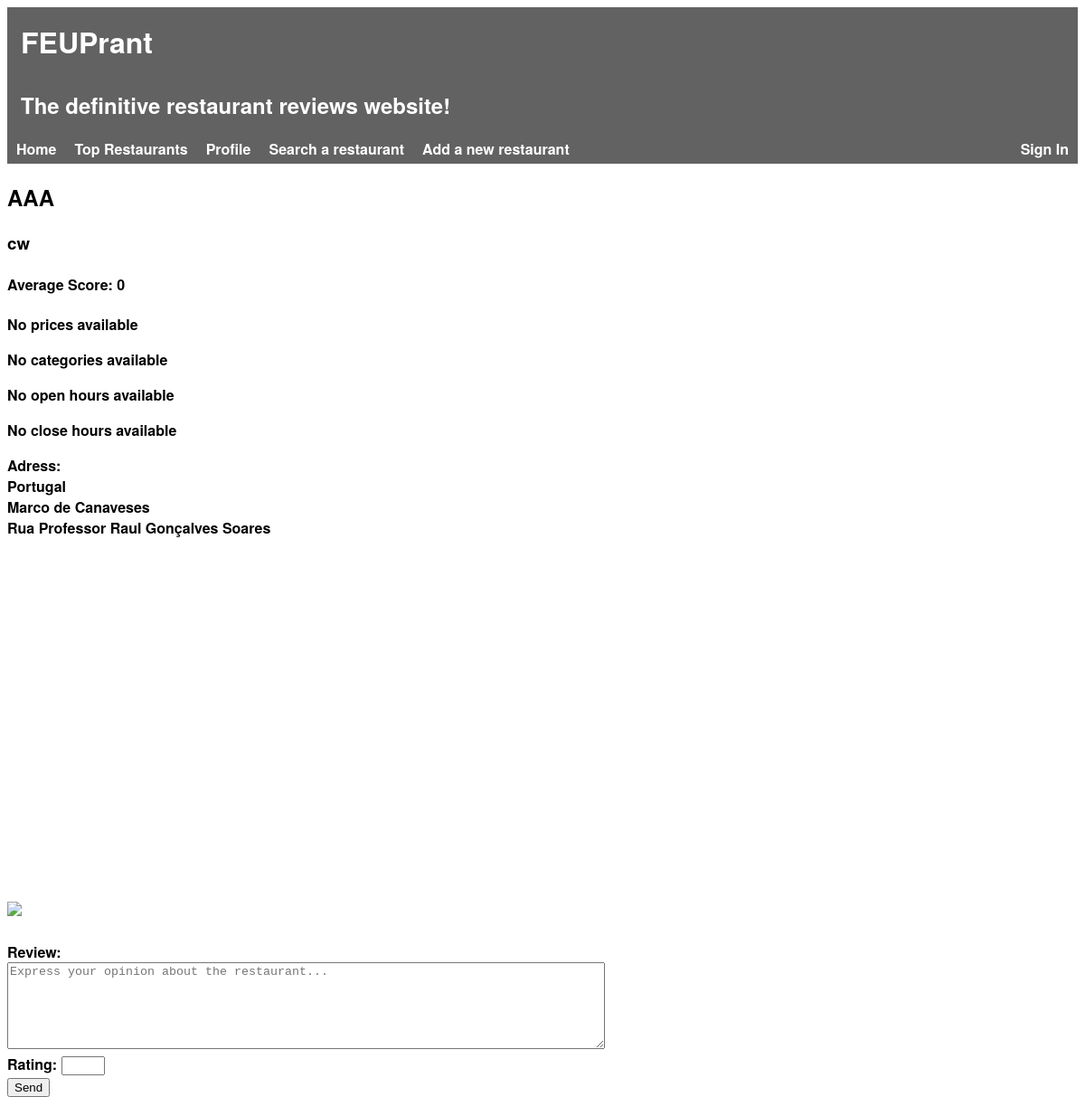
The page /templates/restaurant.php?idRestaurant=8 on the database its author committed.
### tables this page shows
CREATE TABLE Restaurant(
    idRestaurant        INTEGER PRIMARY KEY AUTOINCREMENT,
    name                STRING NOT NULL,
    description         STRING NOT NULL,
    score               FLOAT NOT NULL,

    idOwner             INTEGER REFERENCES Owner(idOwner),
    idRestaurantInfo    INTEGER REFERENCES RestaurantInfo(idRestaurantInfo)
);

CREATE TABLE Localization(
    idLocalization      INTEGER PRIMARY KEY AUTOINCREMENT,
    country             STRING,
    city                STRING,
    road                STRING,
    postalCode          STRING
);

### database/db_restaurants.php (called while the page is built, shortened)
<?php
function getRestaurantById($idRestaurant) {
    global $db;
    $stmt = $db->prepare('SELECT * FROM Restaurant WHERE idRestaurant = :id');
    $stmt->bindParam(':id', $idRestaurant);
    $stmt->execute();
    return $stmt->fetch();
}
?>

### database/db_restaurants_info.php (called while the page is built, shortened)
<?php
    function getInfoById($idRestaurantInfo) {
        global $db;
        $stmt = $db->prepare('SELECT * FROM RestaurantInfo WHERE idRestaurantInfo = :id');
        $stmt->bindParam(':id', $idRestaurantInfo);
        $stmt->execute();
        return $stmt->fetch();
    }
?>

### database/db_localization.php (called while the page is built, shortened)
<?php
    function getLocalizationById($idLocalization) {
        global $db;
        $stmt = $db->prepare('SELECT * FROM Localization WHERE idLocalization = :id');
        $stmt->bindParam(':id', $idLocalization);
        $stmt->execute();
        return $stmt->fetch();
    }
?>

### database/db_photo.php (called while the page is built, shortened)
<?php
    function getPhotoById($idRestaurantInfo) {
        global $db;
        $stmt = $db->prepare('SELECT * FROM PhotoRestaurant WHERE idRestaurantInfo = :id');
        $stmt->bindParam(':id', $idRestaurantInfo);
        $stmt->execute();
        return $stmt->fetch();
    }
?>

### templates/restaurant.php (the view, shortened to what this page needs)
<?php
    include_once('../database/connection.php');
    include_once('../database/db_restaurants.php');
    include_once('../database/db_restaurants_info.php');
    include_once('../database/db_photo.php');
    include_once('../database/db_localization.php');
    if(isset($_GET['idRestaurant'])) {
        $restaurant = getRestaurantById($_GET['idRestaurant']);
    } else {
        $_SESSION['idRestaurant'] = $_SESSION['restaurant'];
        $restaurant = $_SESSION['restaurant'];
        if($restaurant == false)
            die('There was no restaurant with the specified id');
    }
    $info = getInfoById($restaurant['idRestaurantInfo']);
    $localization = getLocalizationById($info['idLocalization']);
    $photo = getPhotoById($info['idRestaurantInfo']);
    include_once('header.php');
?>
<section>
    <div id='restaurant'>
        <h2><?=$restaurant['name']?></h2>
        <h3><?=$restaurant['description']?></h3>
        <h4>Average Score: <?=$restaurant['score']?></h3>
    <div id='restaurantInfo'>
        <?php if($info['price']) { ?>
            <p>Price: <?=$info['price']?></p>
        <?php } else { ?>
            <p>No prices available</p>
        <?php } ?>
        <?php if($info['category']) { ?>
            <p>Categories: <?=$info['category']?></p>
        <?php } else { ?>
            <p>No categories available</p>
        <?php } ?>
        <?php if($info['openHours']) { ?>
            <p>Open Hours: <?=$info['openHours']?></p>
        <?php } else { ?>
            <p>No open hours available</p>
        <?php } ?>
        <?php if($info['closeHours']) { ?>
            <p>Close hours: <?=$info['closeHours']?></p>
        <?php } else { ?>
            <p>No close hours available</p>
        <?php } ?>
    </div>
    <div id="localization">
        <label>Adress: </label>
        <?php if($localization['country']) { ?>
            <div id="country"><?=$localization['country']?></div>
        <?php } ?>
        <?php if($localization['city']) { ?>
            <div id="city"><?=$localization['city']?></div>
        <?php } ?>
        <?php if($localization['road']) { ?>
            <div id="road"><?=$localization['road']?></div>
        <?php } ?>
        <div id="map" style="width:100%; height:400px"></div>
    </div>
    <div id="photos">
            <img src="../images/originals/<?=$photo['idPhoto']?>.jpg">
    </div>
    <?php include_once('write_review.php'); ?>
</section>

### css/header.css (style rules this page uses)
html { font-family: 'Helvetica Neue', sans-serif; font-weight: bold; height: 100%; }

### rows shown on the page
restaurant: name "AAA", description "cw", score "0"
localization: country "Portugal", city "Marco de Canaveses", road "Rua Professor Raul Gonçalves Soares"
